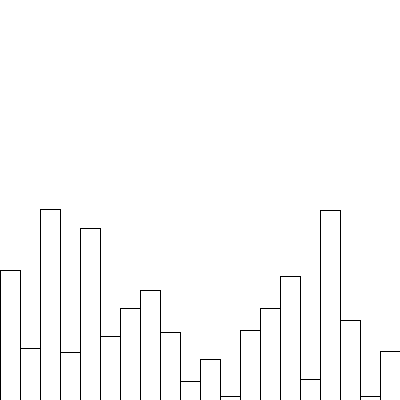
Frame 1 (no input)
Frame 60 (the mouse pressed at the canvas centre just before this capture): identical to frame 1, image omitted
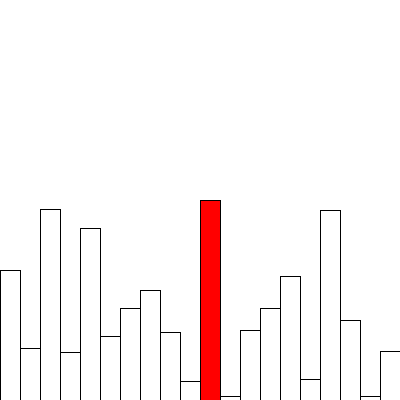
Frame 120 (the mouse held since frame 60 and released just before this capture)

The Processing sketch that drew these frames (run headless with seeded random() and noise(); from frame 60 on, the mouse is pressed at the canvas centre):

// Processing sketch: Repetition
// ── Repetition.pde
int[] x= new int[20];
boolean[] isRed = new boolean[20];

void setup() {
  size(400, 400);
  // init heights and color
  for (int i=0; i<20; i++) {
    x[i]= 1+(int)random(200);
    isRed[i] = false;
  }
}

void draw() {
  background(255, 255, 255);
  drawRectangles();
}


void drawRectangles() {
  for (int i=0; i<x.length; i++) {
    if (isRed[i]) {
      fill(255, 0, 0);
    } else {
      fill(255, 255, 255);
    }
    rect(i*20, height-x[i], 20, x[i]);
  }
}



void mousePressed() {
  x[mouseX/20]= height-mouseY;
  isRed[mouseX/20] = true;
}
